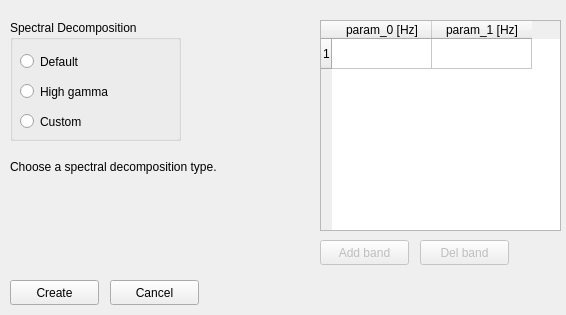
<?xml version="1.0" encoding="UTF-8"?>
<ui version="4.0">
 <class>Dialog</class>
 <widget class="QDialog" name="Dialog">
  <property name="enabled">
   <bool>true</bool>
  </property>
  <property name="geometry">
   <rect>
    <x>0</x>
    <y>0</y>
    <width>566</width>
    <height>315</height>
   </rect>
  </property>
  <property name="sizePolicy">
   <sizepolicy hsizetype="MinimumExpanding" vsizetype="MinimumExpanding">
    <horstretch>0</horstretch>
    <verstretch>0</verstretch>
   </sizepolicy>
  </property>
  <property name="windowTitle">
   <string>Dialog</string>
  </property>
  <property name="sizeGripEnabled">
   <bool>false</bool>
  </property>
  <widget class="QGroupBox" name="groupBox">
   <property name="geometry">
    <rect>
     <x>10</x>
     <y>20</y>
     <width>171</width>
     <height>121</height>
    </rect>
   </property>
   <property name="title">
    <string>Spectral Decomposition</string>
   </property>
   <property name="flat">
    <bool>false</bool>
   </property>
   <property name="checkable">
    <bool>false</bool>
   </property>
   <widget class="QRadioButton" name="radioButton_1">
    <property name="geometry">
     <rect>
      <x>10</x>
      <y>30</y>
      <width>112</width>
      <height>23</height>
     </rect>
    </property>
    <property name="text">
     <string>Default</string>
    </property>
   </widget>
   <widget class="QRadioButton" name="radioButton_3">
    <property name="geometry">
     <rect>
      <x>10</x>
      <y>90</y>
      <width>112</width>
      <height>23</height>
     </rect>
    </property>
    <property name="text">
     <string>Custom</string>
    </property>
   </widget>
   <widget class="QRadioButton" name="radioButton_2">
    <property name="geometry">
     <rect>
      <x>10</x>
      <y>60</y>
      <width>112</width>
      <height>23</height>
     </rect>
    </property>
    <property name="text">
     <string>High gamma</string>
    </property>
   </widget>
  </widget>
  <widget class="QTableWidget" name="tableWidget">
   <property name="geometry">
    <rect>
     <x>320</x>
     <y>20</y>
     <width>241</width>
     <height>211</height>
    </rect>
   </property>
   <property name="sizePolicy">
    <sizepolicy hsizetype="MinimumExpanding" vsizetype="MinimumExpanding">
     <horstretch>0</horstretch>
     <verstretch>0</verstretch>
    </sizepolicy>
   </property>
   <property name="frameShape">
    <enum>QFrame::StyledPanel</enum>
   </property>
   <property name="frameShadow">
    <enum>QFrame::Sunken</enum>
   </property>
   <property name="sizeAdjustPolicy">
    <enum>QAbstractScrollArea::AdjustIgnored</enum>
   </property>
   <property name="editTriggers">
    <set>QAbstractItemView::NoEditTriggers</set>
   </property>
   <property name="tabKeyNavigation">
    <bool>false</bool>
   </property>
   <property name="showDropIndicator" stdset="0">
    <bool>false</bool>
   </property>
   <property name="showGrid">
    <bool>true</bool>
   </property>
   <property name="cornerButtonEnabled">
    <bool>true</bool>
   </property>
   <property name="rowCount">
    <number>1</number>
   </property>
   <property name="columnCount">
    <number>2</number>
   </property>
   <attribute name="verticalHeaderHighlightSections">
    <bool>true</bool>
   </attribute>
   <row/>
   <column>
    <property name="text">
     <string>param_0 [Hz]</string>
    </property>
   </column>
   <column>
    <property name="text">
     <string>param_1 [Hz]</string>
    </property>
   </column>
  </widget>
  <widget class="QLabel" name="label_1">
   <property name="geometry">
    <rect>
     <x>10</x>
     <y>160</y>
     <width>301</width>
     <height>111</height>
    </rect>
   </property>
   <property name="text">
    <string>Choose a spectral decomposition type. </string>
   </property>
   <property name="alignment">
    <set>Qt::AlignLeading|Qt::AlignLeft|Qt::AlignTop</set>
   </property>
   <property name="wordWrap">
    <bool>true</bool>
   </property>
   <property name="indent">
    <number>0</number>
   </property>
  </widget>
  <widget class="QPushButton" name="pushButton_1">
   <property name="enabled">
    <bool>false</bool>
   </property>
   <property name="geometry">
    <rect>
     <x>320</x>
     <y>240</y>
     <width>89</width>
     <height>25</height>
    </rect>
   </property>
   <property name="text">
    <string>Add band</string>
   </property>
  </widget>
  <widget class="QPushButton" name="pushButton_2">
   <property name="enabled">
    <bool>false</bool>
   </property>
   <property name="geometry">
    <rect>
     <x>420</x>
     <y>240</y>
     <width>89</width>
     <height>25</height>
    </rect>
   </property>
   <property name="text">
    <string>Del band</string>
   </property>
  </widget>
  <widget class="QLabel" name="label_2">
   <property name="geometry">
    <rect>
     <x>220</x>
     <y>280</y>
     <width>341</width>
     <height>21</height>
    </rect>
   </property>
   <property name="text">
    <string/>
   </property>
   <property name="alignment">
    <set>Qt::AlignLeading|Qt::AlignLeft|Qt::AlignTop</set>
   </property>
   <property name="wordWrap">
    <bool>true</bool>
   </property>
   <property name="indent">
    <number>0</number>
   </property>
  </widget>
  <widget class="QPushButton" name="runButton">
   <property name="geometry">
    <rect>
     <x>10</x>
     <y>280</y>
     <width>89</width>
     <height>25</height>
    </rect>
   </property>
   <property name="text">
    <string>Create</string>
   </property>
  </widget>
  <widget class="QPushButton" name="cancelButton">
   <property name="geometry">
    <rect>
     <x>110</x>
     <y>280</y>
     <width>89</width>
     <height>25</height>
    </rect>
   </property>
   <property name="text">
    <string>Cancel</string>
   </property>
  </widget>
 </widget>
 <resources/>
 <connections/>
</ui>
